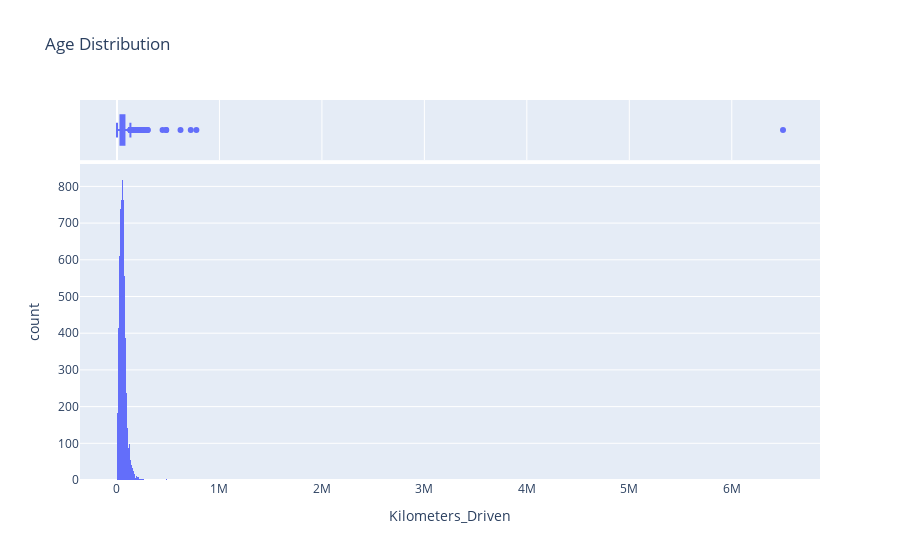

Notebook source saved alongside this figure:
### Markdown cell above
# Kilometers_Driven

### Code cell
import seaborn as sns
import plotly.express as px

px.histogram(df, x='Kilometers_Driven', marginal='box', title='Km Distribution')

### Figure 1 — Plotly figure (JSON) as saved in the notebook; plotly's stock layout.template omitted (floating-point values rounded to 4 significant figures; data arrays with more than 128 entries replaced by an {"elided": "..."} marker saying what was removed)
{"data": [{"alignmentgroup": "True", "bingroup": "x", "hovertemplate": "Kilometers_Driven=%{x}<br>count=%{y}<extra></extra>", "legendgroup": "", "marker": {"color": "#636efa", "pattern": {"shape": ""}}, "name": "", "offsetgroup": "", "orientation": "v", "showlegend": false, "type": "histogram", "x": {"elided": "6019 int values"}, "xaxis": "x", "yaxis": "y"}, {"alignmentgroup": "True", "hovertemplate": "Kilometers_Driven=%{x}<extra></extra>", "legendgroup": "", "marker": {"color": "#636efa"}, "name": "", "notched": true, "offsetgroup": "", "showlegend": false, "type": "box", "x": {"elided": "6019 int values"}, "xaxis": "x2", "yaxis": "y2"}], "layout": {"barmode": "relative", "legend": {"tracegroupgap": 0}, "title": {"text": "Age Distribution"}, "xaxis": {"anchor": "y", "domain": [0, 1], "title": {"text": "Kilometers_Driven"}}, "xaxis2": {"anchor": "y2", "domain": [0, 1], "matches": "x", "showgrid": true, "showticklabels": false}, "yaxis": {"anchor": "x", "domain": [0, 0.8316], "title": {"text": "count"}}, "yaxis2": {"anchor": "x2", "domain": [0.8416, 1], "matches": "y2", "showgrid": false, "showline": false, "showticklabels": false, "ticks": ""}}}
